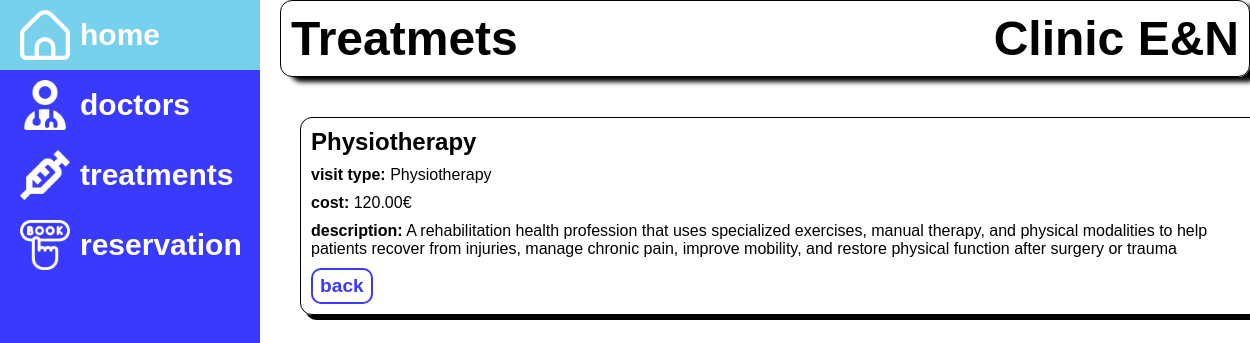
Screenshot of /dashboard/treatment/3/ with the database file from the repository.
### dashboard/models.py (models this page shows, shortened)
class Treatment(models.Model):
    name = models.CharField(max_length=100, unique=True)
    description = models.TextField(blank=False,null=False)
    cost = models.DecimalField(max_digits=8, decimal_places=2, help_text='€')
    class Meta:
        ordering = ['name']

### dashboard/views.py (the view)
# urls.py: path('treatment/<int:pk>/', views.TreatmentDetailView.as_view(), name='treatment-detail'),
class TreatmentDetailView(generic.DetailView):
    model = Treatment

### dashboard/templates/dashboard/treatment_detail.html
{% extends 'base.html' %}
{% block content %}
   <div class="block-patient">
        <h2>{{treatment.name}}</h2>
        <p><b>visit type:</b> <span>{{treatment.name}}</span></p>
        <p><b>cost:</b> <span>{{treatment.cost}}€</span></p>
        <p><b>description:</b> <span>{{treatment.description}}</span></p>
        <a class="btn" href="{% url 'treatments'%}">back</a>
    </div>
{% endblock %}

### dashboard/static/css/style.css (style rules this page uses)
* { font-family: Montserrat, sans-serif; margin: 0; padding:0; font-style: normal; }
body { display: flex; gap: 20px; }
.block-patient { display: flex; flex-direction: column; justify-content: space-between; margin-bottom: 10px; align-items: flex-start; gap: 10px; row-gap: 10px; border: 1px solid black; box-shadow: 5px 5px rgb(0, 0, 0); border-radius: 12px; padding: 10px; }
.block-patient .btn { border: 2px solid rgb(58, 58, 255); background-color: white; color: rgb(58, 58, 255); font-weight: bold; padding: 5px 7px; text-decoration: none; border-radius: 10px; font-size: larger; }

### rows the page displays
Treatment: name "Physiotherapy", cost "120.00", description "A rehabilitation health profession that uses specialized exercises, manual therapy, and physical modalities to help patients recover from injuries, manage chronic pain, improve mobility, and restore physical function after surgery or trauma"
